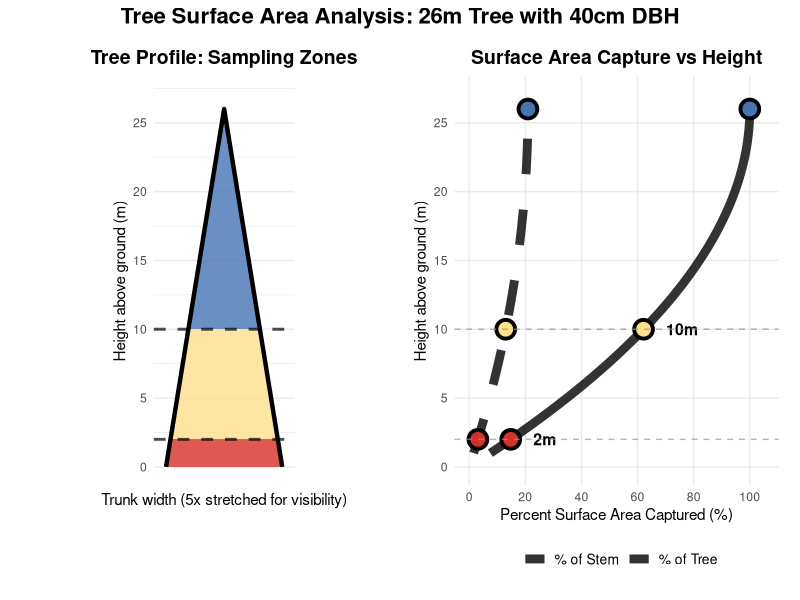

Reproduce this figure in R.
# Tree Surface Area Calculations for Truncated Cones
# 26m tall tree with 40cm DBH, assuming conical stem geometry

# Tree parameters
height <- 26  # meters total height
dbh <- 0.40   # meters (40cm diameter at breast height)
dbh_height <- 1.37  # meters above ground where DBH is measured
base_radius <- dbh / 2  # radius at breast height

# Linear taper from DBH (base_radius) at 1.37m to apex (0 radius) at 26m
height_above_dbh <- height - dbh_height  # height from DBH to tree top

cat("Tree parameters:\n")
cat("Total height:", height, "m\n")
cat("DBH:", dbh * 100, "cm\n")
cat("DBH height:", dbh_height, "m\n")
cat("Radius at DBH:", base_radius, "m\n")
cat("Height above DBH:", height_above_dbh, "m\n\n")

# Function to get radius at any height above ground
# Linear taper from DBH radius at 1.37m to 0 at tree top (26m)
get_radius_at_height <- function(height_above_ground) {
  if (height_above_ground >= height) {
    return(0)  # At or above tree top
  }
  
  # Linear taper: radius decreases from base_radius at DBH to 0 at tree top
  # radius = base_radius * (height - height_above_ground) / height_above_dbh
  radius <- base_radius * (height - height_above_ground) / height_above_dbh
  return(max(0, radius))
}

# Function to calculate lateral surface area of truncated cone
# Formula: π * (r1 + r2) * slant_height
truncated_cone_lateral_area <- function(r1, r2, h) {
  slant_height <- sqrt(h^2 + (r1 - r2)^2)
  area <- pi * (r1 + r2) * slant_height
  return(area)
}

# Calculate lateral surface areas for different sampling heights
sampling_heights <- c(2, 10, 26)  # from ground to sampling height
results <- data.frame(
  sampling_height = sampling_heights,
  surface_area = numeric(length(sampling_heights)),
  percent_of_stem = numeric(length(sampling_heights)),
  percent_of_tree = numeric(length(sampling_heights))
)

# Calculate lateral surface areas
cat("Lateral surface area calculations:\n")
for (i in 1:length(sampling_heights)) {
  h <- sampling_heights[i]
  
  # Radius at ground (0m) and at sampling height
  r_bottom <- get_radius_at_height(0)
  r_top <- get_radius_at_height(h)
  
  # Lateral surface area from ground to sampling height
  area <- truncated_cone_lateral_area(r_bottom, r_top, h)
  results$surface_area[i] <- area
  
  cat("Sampling to", h, "m height:\n")
  cat("  Radius at ground:", round(r_bottom, 3), "m\n")
  cat("  Radius at", h, "m:", round(r_top, 3), "m\n")
  cat("  Lateral surface area:", round(area, 2), "m²\n\n")
}

# Full stem surface area
full_stem_area <- results$surface_area[results$sampling_height == 26]

# Calculate percentages of stem sampled
results$percent_of_stem <- (results$surface_area / full_stem_area) * 100

cat("Stem surface area summary:\n")
print(results[,1:3])
cat("\n")

# Now calculate total tree surface area using Whittaker & Woodwell (1967)
stem_bark_per_m2 <- 0.45  # m² stem bark per m² ground
branch_bark_per_m2 <- 1.7  # m² branch bark per m² ground

# Ground area represented by this tree
ground_area <- full_stem_area / stem_bark_per_m2
branch_surface_area <- ground_area * branch_bark_per_m2
total_tree_surface_area <- full_stem_area + branch_surface_area

cat("\nTotal tree surface area calculations:\n")
cat("Full stem surface area:", round(full_stem_area, 1), "m²\n")
cat("Ground area represented:", round(ground_area, 1), "m²\n")
cat("Branch surface area:", round(branch_surface_area, 1), "m²\n")
cat("Total tree surface area:", round(total_tree_surface_area, 1), "m²\n\n")

# Calculate percentages of total tree sampled
results$percent_of_tree <- (results$surface_area / total_tree_surface_area) * 100

cat("Final results:\n")
print(results)

# Create visualizations
library(ggplot2)
library(dplyr)
library(patchwork)

# Create a comprehensive tree profile with sampling zones and capture curves
create_tree_visualization <- function() {
  
  # 1. Tree profile with shaded sampling zones (horizontally stretched)
  create_tree_profile <- function() {
    # Create points for tree outline with horizontal stretching
    heights <- seq(0, 26, 0.1)
    radii <- sapply(heights, get_radius_at_height)
    
    # Horizontal stretch factor to make the cone more visible (reduced to 5x)
    stretch_factor <- 5
    
    # Create zones for different sampling heights
    # Zone 1: 0-2m (red)
    h1 <- seq(0, 2, 0.05)
    r1 <- sapply(h1, get_radius_at_height) * stretch_factor
    zone1 <- data.frame(
      height = c(h1, rev(h1)),
      radius = c(r1, -rev(r1)),
      zone = "0-2m sampling"
    )
    
    # Zone 2: 2-10m (yellow)
    h2 <- seq(2, 10, 0.05)
    r2 <- sapply(h2, get_radius_at_height) * stretch_factor
    zone2 <- data.frame(
      height = c(h2, rev(h2)),
      radius = c(r2, -rev(r2)),
      zone = "2-10m sampling"
    )
    
    # Zone 3: 10-26m (green)
    h3 <- seq(10, 26, 0.05)
    r3 <- sapply(h3, get_radius_at_height) * stretch_factor
    zone3 <- data.frame(
      height = c(h3, rev(h3)),
      radius = c(r3, -rev(r3)),
      zone = "10-26m sampling"
    )
    
    # Combine all zones
    all_zones <- rbind(zone1, zone2, zone3)
    
    # Tree outline for border
    tree_outline <- data.frame(
      height = c(heights, rev(heights)),
      radius = c(radii * stretch_factor, -rev(radii * stretch_factor))
    )
    
    # Create the plot
    p1 <- ggplot() +
      # Colored sampling zones
      geom_polygon(data = all_zones, 
                   aes(x = radius, y = height, fill = zone), 
                   alpha = 0.8) +
      
      # Tree outline
      geom_path(data = tree_outline, 
                aes(x = radius, y = height), 
                color = "black", linewidth = 1.5) +
      
      # Sampling height lines across the width
      geom_hline(yintercept = c(2, 10), 
                 color = "black", linewidth = 1, linetype = "dashed", alpha = 0.7) +

      
      # Formatting with nicer colors and better proportions
      scale_fill_manual(values = c("0-2m sampling" = "#d73027",    # Nice red
                                   "2-10m sampling" = "#fee08b",   # Warm yellow  
                                   "10-26m sampling" = "#4575b4")) + # Nice blue-green
      coord_fixed(ratio = 0.25) +  # Adjust for 5x stretch
      scale_x_continuous(limits = c(-max(radii) * stretch_factor * 1.1, 
                                    max(radii) * stretch_factor * 1.1),
                         name = "Trunk width (5x stretched for visibility)") +
      scale_y_continuous(breaks = seq(0, 26, 5),
                         limits = c(0, 27),  # Start from 0 to match right plot
                         name = "Height above ground (m)") +
      ggtitle("Tree Profile: Sampling Zones") +
      theme_minimal() +
      theme(plot.title = element_text(hjust = 0.5, face = "bold", size = 14),
            legend.position = "none",
            axis.text.x = element_blank(),
            axis.ticks.x = element_blank(),
            axis.title.x = element_text(size = 11),
            axis.title.y = element_text(size = 11),
            plot.margin = margin(10, 10, 10, 10),
            panel.grid.major.x = element_blank(),
            panel.grid.minor.x = element_blank())
    
    return(p1)
  }
  
  # 2. Capture percentage vs height curve
  create_capture_curve <- function() {
    # Calculate percent capture for many height increments
    heights_detailed <- seq(1, 26, 0.5)
    capture_data <- data.frame(
      height = heights_detailed,
      stem_percent = numeric(length(heights_detailed)),
      tree_percent = numeric(length(heights_detailed))
    )
    
    # Calculate capture percentages for each height
    for (i in 1:length(heights_detailed)) {
      h <- heights_detailed[i]
      r_bottom <- get_radius_at_height(0)
      r_top <- get_radius_at_height(h)
      area <- truncated_cone_lateral_area(r_bottom, r_top, h)
      
      capture_data$stem_percent[i] <- (area / full_stem_area) * 100
      capture_data$tree_percent[i] <- (area / total_tree_surface_area) * 100
    }
    
    # Add our specific sampling points with colors matching the left plot zones
    sampling_points <- data.frame(
      height = c(2, 10, 26),
      stem_percent = results$percent_of_stem,
      tree_percent = results$percent_of_tree,
      label = c("2m", "10m", "Full"),
      zone_color = c("#d73027", "#fee08b", "#4575b4")  # Match left plot colors
    )
    
    # Create the plot
    p2 <- ggplot() +
      # Capture curves with meaningful colors and line types
      geom_line(data = capture_data, 
                aes(x = stem_percent, y = height, color = "% of Stem", linetype = "% of Stem"), 
                linewidth = 3, alpha = 0.8) +
      geom_line(data = capture_data, 
                aes(x = tree_percent, y = height, color = "% of Tree", linetype = "% of Tree"), 
                linewidth = 3, alpha = 0.8) +
      
      # Sampling points with colors matching the left plot zones
      geom_point(data = sampling_points, 
                 aes(x = stem_percent, y = height, fill = zone_color), 
                 size = 5, color = "black", 
                 shape = 21, stroke = 2) +
      geom_point(data = sampling_points, 
                 aes(x = tree_percent, y = height, fill = zone_color), 
                 size = 5, color = "black",
                 shape = 21, stroke = 2) +
      
      # Use manual fill scale for points
      scale_fill_identity() +
      
      # Point labels with better positioning - check for valid positions
      geom_text(data = sampling_points, 
                aes(x = pmax(stem_percent + 8, 8), y = height, label = label), 
                hjust = 0, color = "black", fontface = "bold", size = 4) +
      
      # Horizontal lines at sampling heights  
      geom_hline(yintercept = c(2, 10), 
                 color = "#969696", linewidth = 0.5, linetype = "dashed", alpha = 0.7) +
      
      # Formatting with meaningful colors and line types
      scale_color_manual(values = c("% of Stem" = "black", "% of Tree" = "black"),  # Brown and Green
                         name = "") +  
      scale_linetype_manual(values = c("% of Stem" = "solid", "% of Tree" = "dashed"),
                            name = "") +
      scale_x_continuous(breaks = seq(0, 100, 20),
                         limits = c(0, 105),
                         name = "Percent Surface Area Captured (%)") +
      scale_y_continuous(breaks = seq(0, 26, 5),
                         limits = c(0, 27),  # Match left plot limits exactly
                         name = "Height above ground (m)") +
      ggtitle("Surface Area Capture vs Height") +
      theme_minimal() +
      theme(plot.title = element_text(hjust = 0.5, face = "bold", size = 14),
            legend.position = "bottom",
            legend.text = element_text(size = 10),
            axis.title.x = element_text(size = 11),
            axis.title.y = element_text(size = 11),
            plot.margin = margin(10, 10, 10, 10),
            panel.grid.minor = element_blank())
    
    return(p2)
  }
  
  # Create both plots with matching dimensions
  p1 <- create_tree_profile()
  p2 <- create_capture_curve()
  
  # Combine using patchwork with equal heights and proper alignment
  combined <- p1 + p2 + 
    plot_layout(ncol = 2, widths = c(1, 1)) +  # Equal widths for better balance
    plot_annotation(
      title = "Tree Surface Area Analysis: 26m Tree with 40cm DBH",
      theme = theme(plot.title = element_text(size = 16, face = "bold", hjust = 0.5))
    )
  
  # Display the combined plot
  print(combined)
  
  return(combined)
}

# Create the visualization
cat("Creating tree visualization...\n")

# Print debug info
cat("Results data:\n")
print(results)
cat("\nFull stem area:", full_stem_area, "\n")
cat("Total tree surface area:", total_tree_surface_area, "\n")

tree_viz <- create_tree_visualization()

# Print key insights
cat("\nKEY INSIGHTS FROM VISUALIZATION:\n")
cat("=================================\n")
cat("• Tree profile shows how sampling zones capture different portions\n")
cat("• Capture curves show exponential relationship between height and coverage\n")
cat("• Red curve (% of tree) shows dramatic impact of including branches\n")
cat("• Standard 2m sampling captures < 15% of stem, < 4% of total tree\n")